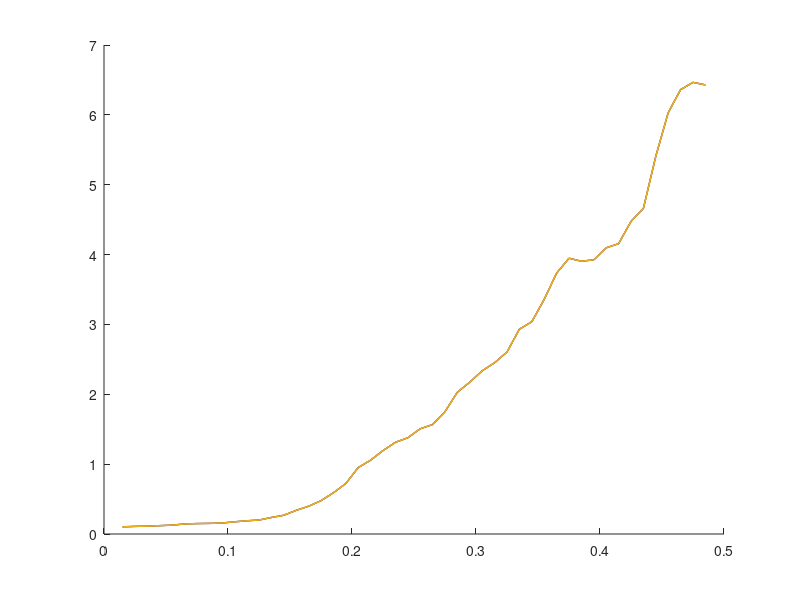

MATLAB code to generate this figure: (Note: this script raises an error after producing the figure.)
%
clear;

suffix = [1,5,8];
Dissipation = [4.6875e-3, 4.702e-3, 5.5913e-3];
load('c_string.mat');
load('Fig_3h.mat');

L_scale = 1;

fig = figure();
hold on

for i = 1:length(suffix)

    % load(['..\..\Filipo_Guido_data\25monopole_240705\theta_50frames_0.8pi\theta_f2.5e1_t5_ang_',num2str(suffix(i)),'_16_0.8pi_width_hist.mat']);

    plot(0.5*(edge(1:end-1) + edge(2:end)),N,'-','linewidth',1);

end

colororder({c_string{5}{1},c_string{6}{3},c_string{51}{4}});

xlb = xlabel('\theta^{(L)}/\pi');
ylb = ylabel('pdf');
xlim([0 0.5])

set(gca,'FontName','Arial',...
    'FontSize',7,...
    'FontUnits','Points',...
    'Units','centimeters',...
    'Position',[1,1,4,4],...
    'YDir','normal',...
    'Box','on',...
    'Units','centimeters',...
    'looseInset',[0,0,0,0]...
    );
ax = gca;
ax.PlotBoxAspectRatio = [4,3,1];